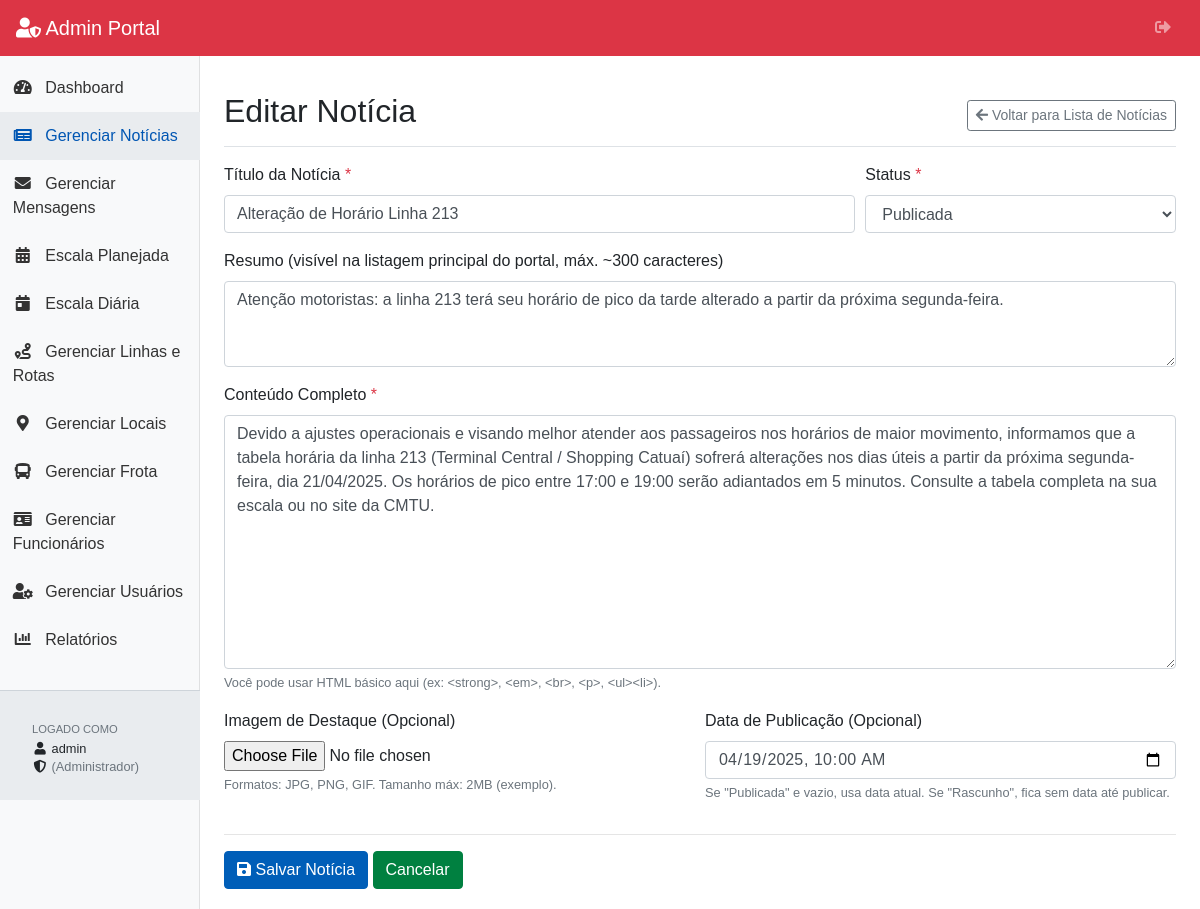
The page /portal/admin/noticia_formulario.php?id=1 (signed in) on the database its author committed.
### tables this page shows
CREATE TABLE `noticias` (
  `id` int(11) NOT NULL,
  `titulo` varchar(255) NOT NULL,
  `resumo` text DEFAULT NULL,
  `conteudo_completo` longtext DEFAULT NULL,
  `data_publicacao` datetime NOT NULL,
  `imagem_destaque` varchar(255) DEFAULT NULL,
  `status` enum('publicada','rascunho','arquivada') NOT NULL DEFAULT 'rascunho',
  `data_modificacao` timestamp NULL DEFAULT NULL ON UPDATE current_timestamp() COMMENT 'Data da última modificação da notícia'
);

### portal/admin/noticia_formulario.php (the view, shortened to what this page needs)
<?php
require_once '../db_config.php';
$titulo_noticia = '';
$resumo_noticia = '';
$conteudo_completo_noticia = '';
$status_noticia = 'rascunho';
$data_publicacao_db_formatada = '';
$page_title_action = 'Adicionar Nova Notícia';
if (isset($_GET['id']) && filter_var($_GET['id'], FILTER_VALIDATE_INT)) {
    $noticia_id = (int)$_GET['id'];
    $page_title_action = 'Editar Notícia';
    if ($pdo) {
        try {
            $stmt = $pdo->prepare("SELECT * FROM noticias WHERE id = :id");
            $stmt->bindParam(':id', $noticia_id, PDO::PARAM_INT);
            $stmt->execute();
            $noticia_db_data = $stmt->fetch(PDO::FETCH_ASSOC);
            if ($noticia_db_data) {
                $titulo_noticia = $noticia_db_data['titulo'];
                $resumo_noticia = $noticia_db_data['resumo'];
                $conteudo_completo_noticia = $noticia_db_data['conteudo_completo'];
                $status_noticia = $noticia_db_data['status'];
                $data_publicacao_db_formatada = $noticia_db_data['data_publicacao'] ? date('Y-m-d\TH:i', strtotime($noticia_db_data['data_publicacao'])) : '';
            } else {
                $_SESSION['admin_error_message'] = "Notícia ID {$noticia_id} não encontrada para edição.";
                header('Location: noticias_listar.php');
                exit;
            }
        } catch (PDOException $e) {
            error_log("Erro ao buscar notícia para edição (ID: {$noticia_id}): " . $e->getMessage());
            $_SESSION['admin_error_message'] = "Erro ao carregar dados da notícia para edição.";
            header('Location: noticias_listar.php');
            exit;
        }
    } else {
        $_SESSION['admin_error_message'] = "Falha na conexão com o banco ao tentar carregar notícia para edição.";
        header('Location: noticias_listar.php');
        exit;
    }
}
require_once 'admin_header.php';
?>
<div class="d-flex justify-content-between flex-wrap flex-md-nowrap align-items-center pt-3 pb-2 mb-3 border-bottom">
    <h1 class="h2"><?php echo htmlspecialchars($page_title_action);  ?></h1>
    <a href="noticias_listar.php" class="btn btn-sm btn-outline-secondary">
        <i class="fas fa-arrow-left"></i> Voltar para Lista de Notícias
    </a>
</div>
<form action="noticia_processa.php" method="POST" enctype="multipart/form-data" id="form-noticia">
    <div class="form-row">
        <div class="form-group col-md-8">
            <label for="titulo">Título da Notícia <span class="text-danger">*</span></label>
            <input type="text" class="form-control" id="titulo" name="titulo" value="<?php echo htmlspecialchars($titulo_noticia); ?>" required maxlength="255">
        </div>
        <div class="form-group col-md-4">
            <label for="status">Status <span class="text-danger">*</span></label>
            <select class="form-control" id="status" name="status" required>
                <option value="publicada" <?php echo ($status_noticia == 'publicada') ? 'selected' : ''; ?>>Publicada</option>
            </select>
        </div>
    </div>
    <div class="form-group">
        <label for="resumo">Resumo (visível na listagem principal do portal, máx. ~300 caracteres)</label>
        <textarea class="form-control" id="resumo" name="resumo" rows="3" maxlength="500"><?php echo htmlspecialchars($resumo_noticia); ?></textarea>
    </div>
    <div class="form-group">
        <label for="conteudo_completo">Conteúdo Completo <span class="text-danger">*</span></label>
        <textarea class="form-control" id="conteudo_completo" name="conteudo_completo" rows="10" required><?php echo htmlspecialchars($conteudo_completo_noticia); ?></textarea>
        <small class="form-text text-muted">Você pode usar HTML básico aqui (ex: &lt;strong&gt;, &lt;em&gt;, &lt;br&gt;, &lt;p&gt;, &lt;ul&gt;&lt;li&gt;).</small>
    </div>
    <div class="form-row">
        <div class="form-group col-md-6">
            <label for="imagem_destaque">Imagem de Destaque (Opcional)</label>
            <input type="file" class="form-control-file" id="imagem_destaque" name="imagem_destaque" accept="image/jpeg, image/png, image/gif">
            <small class="form-text text-muted">Formatos: JPG, PNG, GIF. Tamanho máx: 2MB (exemplo).</small>
        </div>
        <div class="form-group col-md-6">
            <label for="data_publicacao">Data de Publicação (Opcional)</label>
            <input type="datetime-local" class="form-control" id="data_publicacao" name="data_publicacao" value="<?php echo $data_publicacao_db_formatada; ?>">
            <small class="form-text text-muted">Se "Publicada" e vazio, usa data atual. Se "Rascunho", fica sem data até publicar.</small>
        </div>
    </div>
    <hr>
    <button type="submit" name="salvar_noticia" class="btn btn-primary"><i class="fas fa-save"></i> Salvar Notícia</button>
    <a href="noticias_listar.php" class="btn btn-secondary">Cancelar</a>
</form>
<?php
require_once 'admin_footer.php';
?>

### portal/admin/admin_style.css (style rules this page uses)
body { padding-top: 56px; }

### portal/style.css (style rules this page uses)
:root { --cmtu-azul: #005EB8; --cmtu-amarelo: #FFDA29; --cmtu-verde: #008040; --cmtu-vermelho: #E60012; }
body { font-family: sans-serif; }
.btn-primary { background-color: var(--cmtu-azul); border-color: var(--cmtu-azul); color: #ffffff; transition: background-color 0.2s ease-in-out, border-color 0.2s ease-in-out; }
.btn-secondary { background-color: var(--cmtu-verde); border-color: var(--cmtu-verde); color: #ffffff; transition: background-color 0.2s ease-in-out, border-color 0.2s ease-in-out; }

### rows shown on the page
noticias: titulo "Alteração de Horário Linha 213", status "Publicada", resumo "Atenção motoristas: a linha 213 terá seu horário de pico da tarde alterado a partir da próxima segunda-feira.", conteudo_completo "Devido a ajustes operacionais e visando melhor atender aos passageiros nos horários de maior movimento, informamos que a tabela horária da linha 213 (Terminal Central / Shopping Catuaí) sofrerá alterações nos dias úteis a partir da próxima segunda-feira, dia 21/04/2025. Os horários de pico entre 17:00 e 19:00 serão adiantados em 5 minutos. Consulte a tabela completa na sua escala ou no site da CMTU.", data_publicacao "04/19/2025 10:00"

### other values the page prints
$admin_username_logado "admin"
$admin_nivel_acesso_logado "Administrador"
$page_title_action "Editar Notícia"
